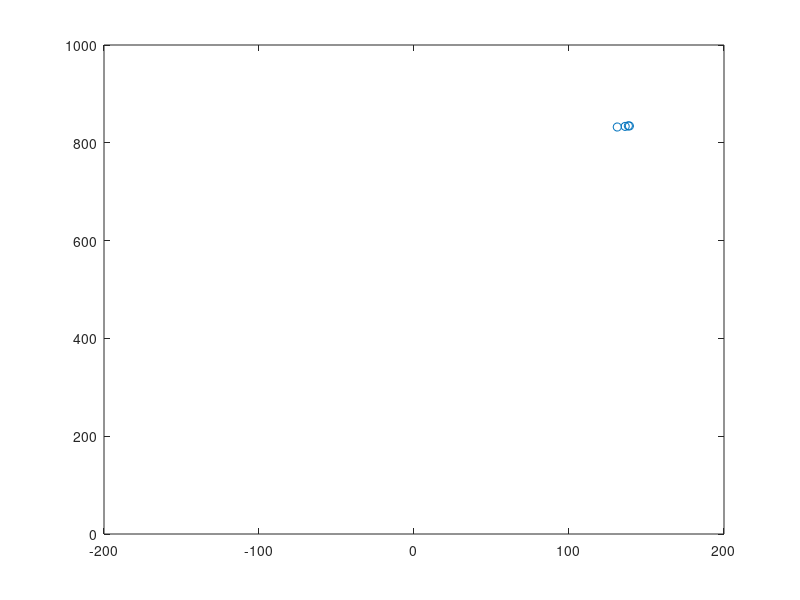
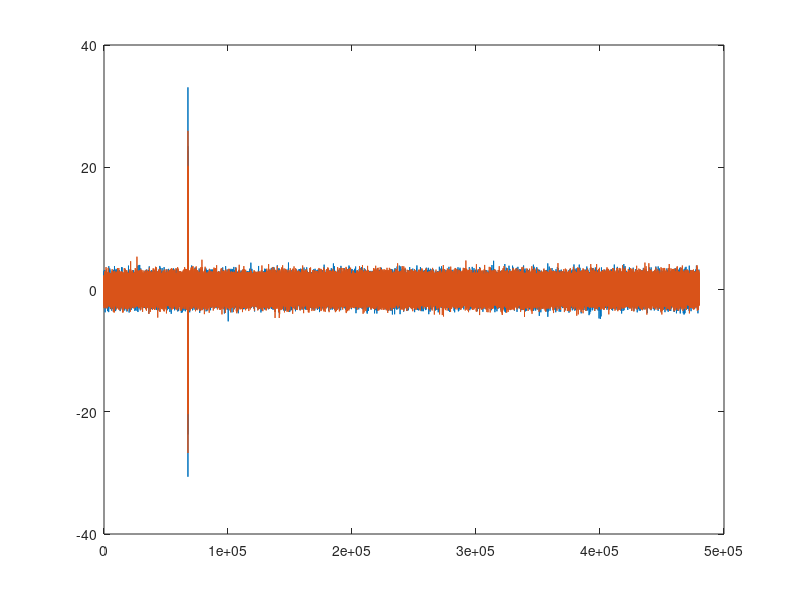

Here is the MATLAB script that generated these plots, in order:
clear;
close all;
clc;

N = 1; % numder of objects

for i = 1:N
    % done: select random type of object
    type = randi(3);
    
    % done: set random number of points, width and length
    % done: set random position and rotation angle

    alpha = rand(1)*360;
    R = rand(1)*500+500;
    fi = rand(1)*10;
    x0 = R*sind(fi);
    y0 = R*cosd(fi);

    switch type
        case 1
            ON = randi(5) + 5;
            OW = randi(5) + 5;
            OL = randi(50) + 50;

            for j = 1:ON
                y = rand(1)*OW;
                x = OL/ON*j;
                x1(j) = x*cosd(alpha)-y*sind(alpha)+y0;
                y1(j) = x*cosd(alpha)+y*cosd(alpha)+x0;
            end

        case 2 
            ON = randi(4) + 1;
            OW = randi(29) + 1;
            OL = randi(2) + 1;

            for j = 1:ON
                y = rand(1)*OW;
                x = OL/ON*j;
                x1(j) = x*cosd(alpha)-y*sind(alpha)+y0;
                y1(j) = x*cosd(alpha)+y*cosd(alpha)+x0;
            end
            
        case 3
            ON = randi(20) + 30;
            OW = randi(20) + 90;
            OL = randi(80) + 70;

            for j = 1:ON
                y = rand(1)*OW;
                x = OL/ON*j;
                x1(j) = x*cosd(alpha)-y*sind(alpha)+y0;
                y1(j) = x*cosd(alpha)+y*cosd(alpha)+x0;
            end
    end

    figure, plot(y1,x1,'o');
    axis([-200 200 0 1000]);

    % todo: generate echo signal with params: fd = 120 000, fs = 30 000, T = 4

    A = 10+rand(1)*10;
    T = 4;
    fd = 120000;
    fs = 30000;
    num = floor(T*fd);
    t = (1:num)/fd;
    s = randn(2, num);
    
    for p = 1:length(x1)
    
        p_fi = atand(y1(p)/x1(p));
        r = sqrt((x1((p))^2 + (y1(p))^2));
        i1 = floor(r/1500*fd);
        i2 = floor((r/1500 + 1e-3)*fd);
        d = 1500/(2*fs);
        tau = d*sind(p_fi)/1500;
        s(1,i1:i2) = s(1,i1:i2) + A*sin(2*pi*fs*t(i1:i2));
        s(2,i1:i2) = s(2,i1:i2) + A*sin(2*pi*fs*(t(i1:i2)+tau));
    
    end

    figure, plot(s(1,:));
    hold on;
    plot(s(2,:));

    % todo: process input signal
        % todo: make fft to find band with our signal
        % todo: filter signal by bandpass
        % todo: find peaks
        % todo: calculate phase difference in peaks
        % todo: calculate distance
        % todo: transform to coords
    % todo: calculate width and length
    % todo: train NN
    % todo: calculate VPK

end